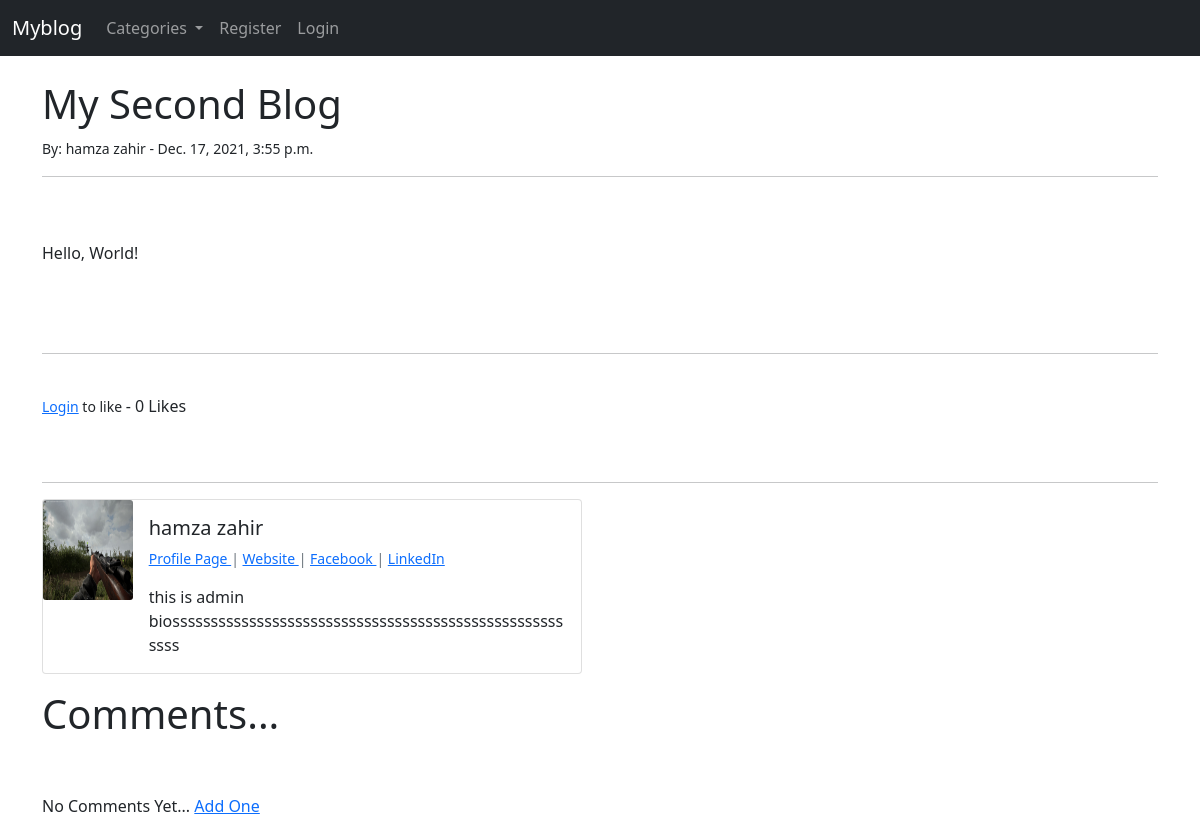
The app's page /article/2 with its own data.
### myblog/models.py (models this page shows, shortened)
class Post(models.Model):
    title = models.CharField(max_length=255)
    header_image = models.ImageField(null=True, blank=True, upload_to="images/")
    title_tag = models.CharField(max_length=255)
    author = models.ForeignKey(User, on_delete=models.CASCADE)
    body = RichTextField(blank=True, null=True)
    post_date = models.DateTimeField(auto_now_add=True)
    category = models.CharField(max_length=255, default='uncategorized')
    snippet = models.CharField(max_length=50)
    likes = models.ManyToManyField(User, related_name='blog_post')
    def total_likes(self):
        return self.likes.count()

class UserProfile(models.Model):
    user = models.OneToOneField(User, null=True, on_delete=models.CASCADE)
    bio = models.TextField()
    profile_pic = models.ImageField(null=True, blank=True, upload_to="images/Profile/")
    website_url = models.CharField(max_length=255, null=True, blank=True)
    instagram_url = models.CharField(max_length=255, null=True, blank=True)
    facebook_url = models.CharField(max_length=255, null=True, blank=True)
    linkedin_url = models.CharField(max_length=255, null=True, blank=True)

### myblog/views.py (the view)
# urls.py: path('article/<int:pk>', ArticleDetailView.as_view(), name='article-detail'),
class ArticleDetailView(DetailView):
    model = Post
    template_name = 'article_details.html'
    def get_context_data(self, *args, **kwargs):
        cat_menu = Category.objects.all()
        context = super(ArticleDetailView, self).get_context_data(**kwargs)
        stuff = get_object_or_404(Post, id=self.kwargs['pk'])
        total_likes = stuff.total_likes()
        liked = False
        if stuff.likes.filter(id=self.request.user.id).exists():
            liked = True
        context["total_likes"] = total_likes
        context["cat_menu"] = cat_menu
        context["liked"] = liked
        return context

### myblog/models.py (called while the page is built)
    def __str__(self):
        return self.name

### myblog/templates/article_details.html (shortened to what this page needs)
{% extends 'base.html' %}
{% load static %}
{% block content %}
    <h1>{{ post.title }}</h1>
    <small>By:
        {{ post.author.first_name }}
        {{ post.author.last_name }} -
        {{ post.post_date }}
    </small> <br/>
    <hr>
    <br/><br/>
    {{ post.body | safe }}
    <br/><br/>
    <br/><br/>
    <hr>
    <br/>
    <form action="{% url 'like_post' post.pk %}" method="post">
        {% if user.is_authenticated %}
            {% if liked %}
                <button type="submit" name="post_id" value="{{ post.id }}" class="btn btn-danger btn-sm">
                    Unlike
                </button>
            {% else %}
                <button type="submit" name="post_id" value="{{ post.id }}" class="btn btn-primary btn-sm">Like
                </button>
            {% endif %}
        {% else %}
            <small>
                <a href="{% url 'login' %}">Login</a> to like
            </small>
        {% endif %} - {{ total_likes }} Likes
    </form>
    <br/><br/>
    <hr>
    <div class="card mb-3" style="max-width: 540px;">
        <div class="row g-0">
            <div class="col-md-2">
                {% if post.author.userprofile.profile_pic %}
                    <img src="{{ post.author.userprofile.profile_pic.url }}" class="card-img" height="100" alt=" ">
                {% else %}
                    <img src="{% static 'ablog/images/default_profile_pic.jpg' %}" class="card-img" height="100"
                         alt=" ">
                {% endif %}
            </div>
            <div class="col-md-10">
                <div class="card-body">
                    <h5 class="card-title">
                        {{ post.author.first_name }}
                        {{ post.author.last_name }}
                    </h5>
                    <p class="small text-muted">
                        {% if post.author.userprofile.id %}
                            <a href="{% url 'show_profile_page' post.author.userprofile.id %}"> Profile Page </a>
                        {% endif %}
                        {% if post.author.userprofile.website_url %}
                            | <a href="{{ post.author.userprofile.website_url }}"> Website </a>
                        {% endif %}
                        {% if post.author.userprofile.facebook_url %}
                            | <a href="{{ post.author.userprofile.facebook_url }}"> Facebook </a>
                        {% endif %}
                        {% if post.author.userprofile.linkedin_url %}
                            | <a href="{{ post.author.userprofile.linkedin_url }}"> LinkedIn </a>
                        {% endif %}
                    </p>
                    <p class="card-text">
                        {{ post.author.userprofile.bio }}
                    </p>
                </div>
            </div>
        </div>
    </div>
    <h1>Comments...</h1>
    <br/>
    <br/>
    {% if not post.comments.all %}
        No Comments Yet... <a href="{% url 'add_comment' post.pk %}"> Add One</a>
    {% endif %}
{% endblock %}

### records on screen
Post: title "My Second Blog", author.first_name "hamza", author.last_name "zahir", post_date "Dec. 17, 2021, 3:55 p.m.", body "Hello, World!", author.userprofile.profile_pic (picture), author.userprofile.bio "this is admin biosssssssssssssssssssssssssssssssssssssssssssssssssssssss"

### other values on screen
{{ total_likes }} "0"
